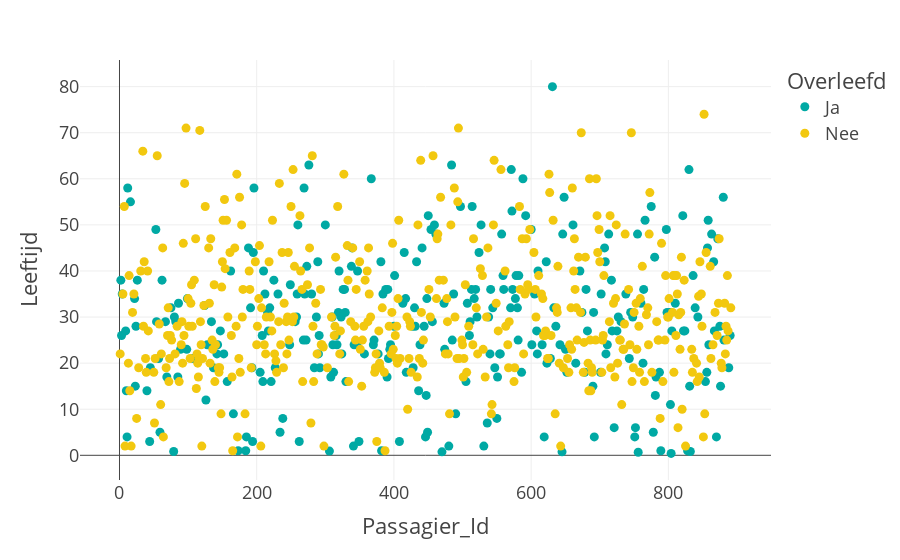
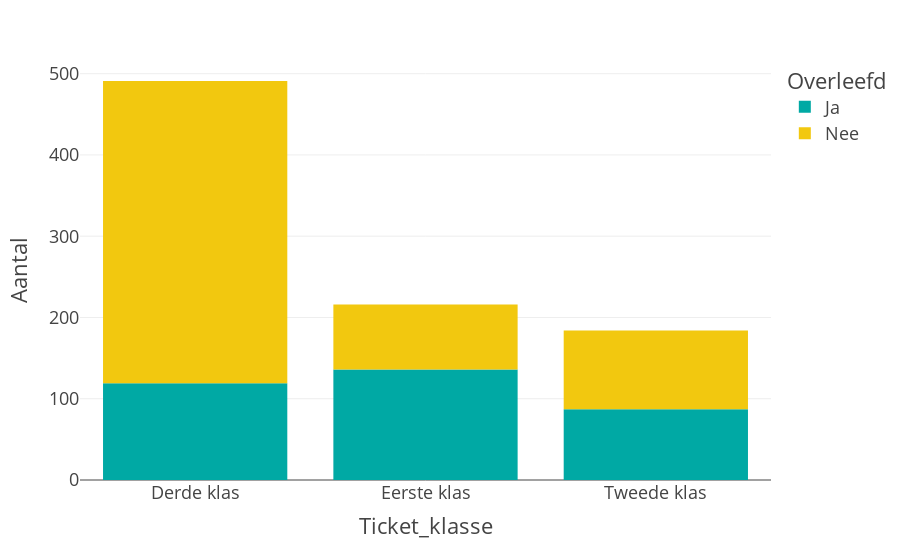
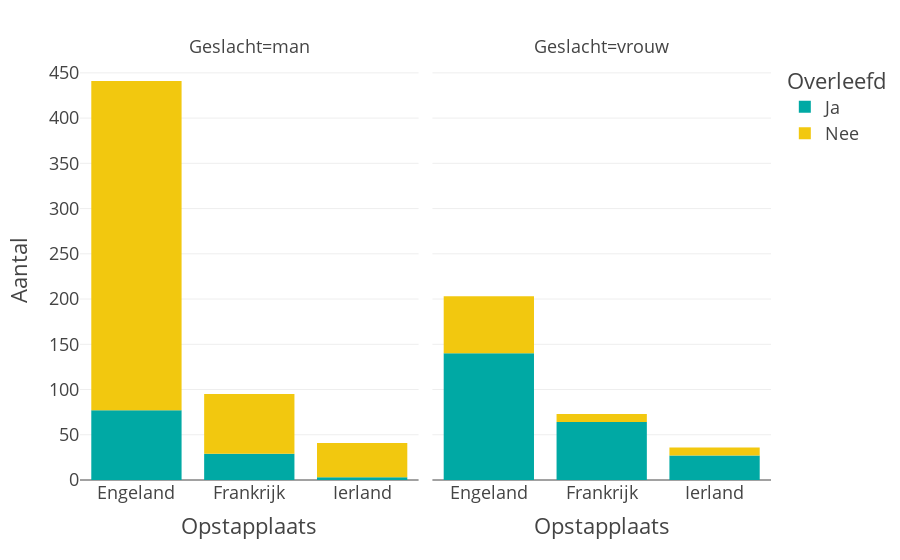
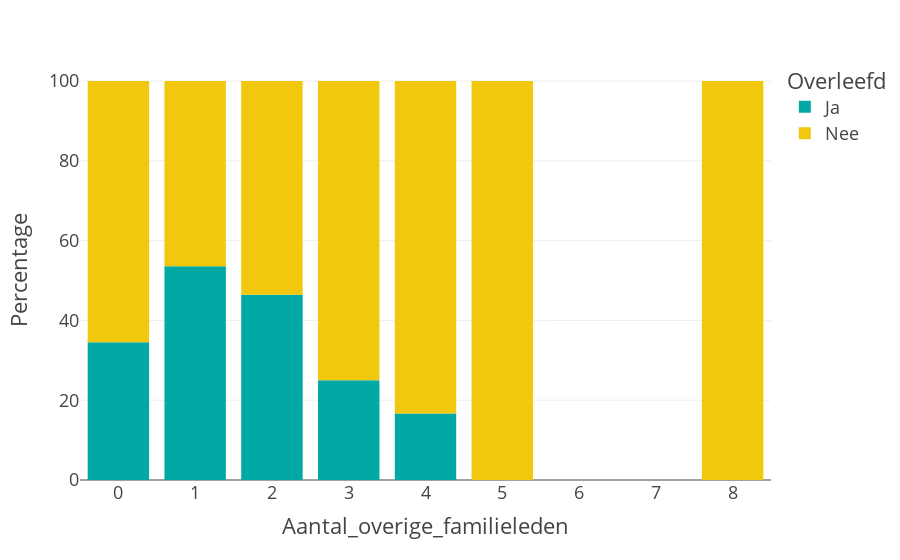

The code cell stored with these charts, in order, in its notebook:
### Code cell
basis_feiten(df=df_train_clean)
EDA_visualisaties(df=df_train_clean)

### Figure 1 — Plotly figure (JSON) as saved in the notebook; plotly's stock layout.template omitted (floating-point values rounded to 4 significant figures; data arrays with more than 128 entries replaced by an {"elided": "..."} marker saying what was removed)
{"data": [{"hovertemplate": "Overleefd=Ja<br>Passagier_Id=%{x}<br>Leeftijd=%{y}<extra></extra>", "legendgroup": "Ja", "marker": {"color": "#00A9A4", "symbol": "circle"}, "mode": "markers", "name": "Ja", "orientation": "v", "showlegend": true, "type": "scatter", "x": {"elided": "342 int values"}, "xaxis": "x", "y": {"elided": "342 float values"}, "yaxis": "y"}, {"hovertemplate": "Overleefd=Nee<br>Passagier_Id=%{x}<br>Leeftijd=%{y}<extra></extra>", "legendgroup": "Nee", "marker": {"color": "#F2C80F", "symbol": "circle"}, "mode": "markers", "name": "Nee", "orientation": "v", "showlegend": true, "type": "scatter", "x": {"elided": "549 int values"}, "xaxis": "x", "y": {"elided": "549 float values"}, "yaxis": "y"}], "layout": {"legend": {"title": {"text": "Overleefd"}, "tracegroupgap": 0}, "margin": {"t": 60}, "xaxis": {"anchor": "y", "domain": [0, 1], "title": {"text": "Passagier_Id"}}, "yaxis": {"anchor": "x", "domain": [0, 1], "title": {"text": "Leeftijd"}}}}

### Figure 2 — Plotly figure (JSON) as saved in the notebook; plotly's stock layout.template omitted (floating-point values rounded to 4 significant figures)
{"data": [{"alignmentgroup": "True", "hovertemplate": "Overleefd=Ja<br>Ticket_klasse=%{x}<br>Aantal=%{y}<extra></extra>", "legendgroup": "Ja", "marker": {"color": "#00A9A4"}, "name": "Ja", "offsetgroup": "Ja", "orientation": "v", "showlegend": true, "textposition": "auto", "type": "bar", "x": ["Derde klas", "Eerste klas", "Tweede klas"], "xaxis": "x", "y": [119, 136, 87], "yaxis": "y"}, {"alignmentgroup": "True", "hovertemplate": "Overleefd=Nee<br>Ticket_klasse=%{x}<br>Aantal=%{y}<extra></extra>", "legendgroup": "Nee", "marker": {"color": "#F2C80F"}, "name": "Nee", "offsetgroup": "Nee", "orientation": "v", "showlegend": true, "textposition": "auto", "type": "bar", "x": ["Derde klas", "Eerste klas", "Tweede klas"], "xaxis": "x", "y": [372, 80, 97], "yaxis": "y"}], "layout": {"barmode": "relative", "legend": {"title": {"text": "Overleefd"}, "tracegroupgap": 0}, "margin": {"t": 60}, "xaxis": {"anchor": "y", "domain": [0, 1], "title": {"text": "Ticket_klasse"}}, "yaxis": {"anchor": "x", "domain": [0, 1], "title": {"text": "Aantal"}}}}

### Figure 3 — Plotly figure (JSON) as saved in the notebook; plotly's stock layout.template omitted (floating-point values rounded to 4 significant figures)
{"data": [{"alignmentgroup": "True", "hovertemplate": "Overleefd=Ja<br>Geslacht=man<br>Opstapplaats=%{x}<br>Aantal=%{y}<extra></extra>", "legendgroup": "Ja", "marker": {"color": "#00A9A4"}, "name": "Ja", "offsetgroup": "Ja", "orientation": "v", "showlegend": true, "textposition": "auto", "type": "bar", "x": ["Engeland", "Frankrijk", "Ierland"], "xaxis": "x", "y": [77, 29, 3], "yaxis": "y"}, {"alignmentgroup": "True", "hovertemplate": "Overleefd=Ja<br>Geslacht=vrouw<br>Opstapplaats=%{x}<br>Aantal=%{y}<extra></extra>", "legendgroup": "Ja", "marker": {"color": "#00A9A4"}, "name": "Ja", "offsetgroup": "Ja", "orientation": "v", "showlegend": false, "textposition": "auto", "type": "bar", "x": ["Engeland", "Frankrijk", "Ierland"], "xaxis": "x2", "y": [140, 64, 27], "yaxis": "y2"}, {"alignmentgroup": "True", "hovertemplate": "Overleefd=Nee<br>Geslacht=man<br>Opstapplaats=%{x}<br>Aantal=%{y}<extra></extra>", "legendgroup": "Nee", "marker": {"color": "#F2C80F"}, "name": "Nee", "offsetgroup": "Nee", "orientation": "v", "showlegend": true, "textposition": "auto", "type": "bar", "x": ["Engeland", "Frankrijk", "Ierland"], "xaxis": "x", "y": [364, 66, 38], "yaxis": "y"}, {"alignmentgroup": "True", "hovertemplate": "Overleefd=Nee<br>Geslacht=vrouw<br>Opstapplaats=%{x}<br>Aantal=%{y}<extra></extra>", "legendgroup": "Nee", "marker": {"color": "#F2C80F"}, "name": "Nee", "offsetgroup": "Nee", "orientation": "v", "showlegend": false, "textposition": "auto", "type": "bar", "x": ["Engeland", "Frankrijk", "Ierland"], "xaxis": "x2", "y": [63, 9, 9], "yaxis": "y2"}], "layout": {"annotations": [{"font": {}, "showarrow": false, "text": "Geslacht=man", "x": 0.245, "xanchor": "center", "xref": "paper", "y": 1, "yanchor": "bottom", "yref": "paper"}, {"font": {}, "showarrow": false, "text": "Geslacht=vrouw", "x": 0.755, "xanchor": "center", "xref": "paper", "y": 1, "yanchor": "bottom", "yref": "paper"}], "barmode": "relative", "legend": {"title": {"text": "Overleefd"}, "tracegroupgap": 0}, "margin": {"t": 60}, "xaxis": {"anchor": "y", "domain": [0, 0.49], "title": {"text": "Opstapplaats"}}, "xaxis2": {"anchor": "y2", "domain": [0.51, 1], "matches": "x", "title": {"text": "Opstapplaats"}}, "yaxis": {"anchor": "x", "domain": [0, 1], "title": {"text": "Aantal"}}, "yaxis2": {"anchor": "x2", "domain": [0, 1], "matches": "y", "showticklabels": false}}}

### Figure 4 — Plotly figure (JSON) as saved in the notebook; plotly's stock layout.template omitted (floating-point values rounded to 4 significant figures)
{"data": [{"alignmentgroup": "True", "hovertemplate": "Overleefd=Ja<br>Aantal_overige_familieleden=%{x}<br>Percentage=%{y}<extra></extra>", "legendgroup": "Ja", "marker": {"color": "#00A9A4"}, "name": "Ja", "offsetgroup": "Ja", "orientation": "v", "showlegend": true, "textposition": "auto", "type": "bar", "x": [0, 1, 2, 3, 4], "xaxis": "x", "y": [34.54, 53.59, 46.43, 25, 16.67], "yaxis": "y"}, {"alignmentgroup": "True", "hovertemplate": "Overleefd=Nee<br>Aantal_overige_familieleden=%{x}<br>Percentage=%{y}<extra></extra>", "legendgroup": "Nee", "marker": {"color": "#F2C80F"}, "name": "Nee", "offsetgroup": "Nee", "orientation": "v", "showlegend": true, "textposition": "auto", "type": "bar", "x": [0, 1, 2, 3, 4, 5, 8], "xaxis": "x", "y": [65.46, 46.41, 53.57, 75, 83.33, 100, 100], "yaxis": "y"}], "layout": {"barmode": "relative", "legend": {"title": {"text": "Overleefd"}, "tracegroupgap": 0}, "margin": {"t": 60}, "xaxis": {"anchor": "y", "domain": [0, 1], "title": {"text": "Aantal_overige_familieleden"}}, "yaxis": {"anchor": "x", "domain": [0, 1], "title": {"text": "Percentage"}}}}
